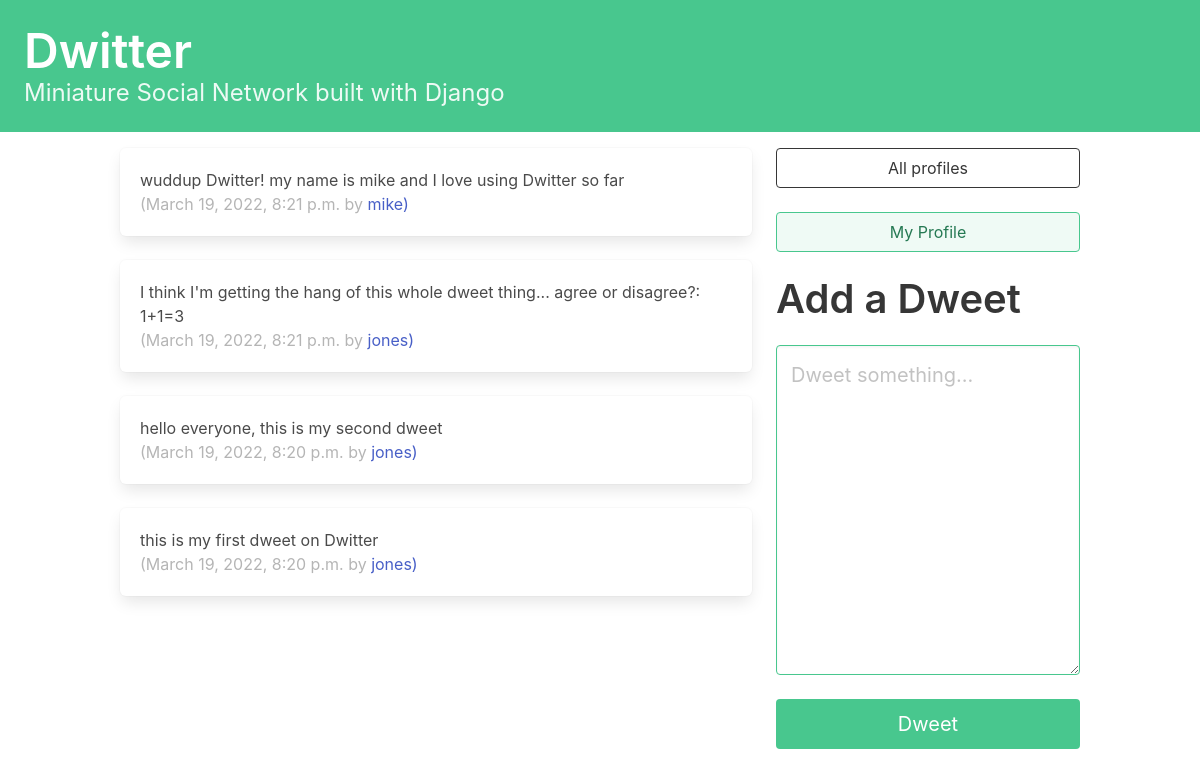
The app's page / (signed in), older data.
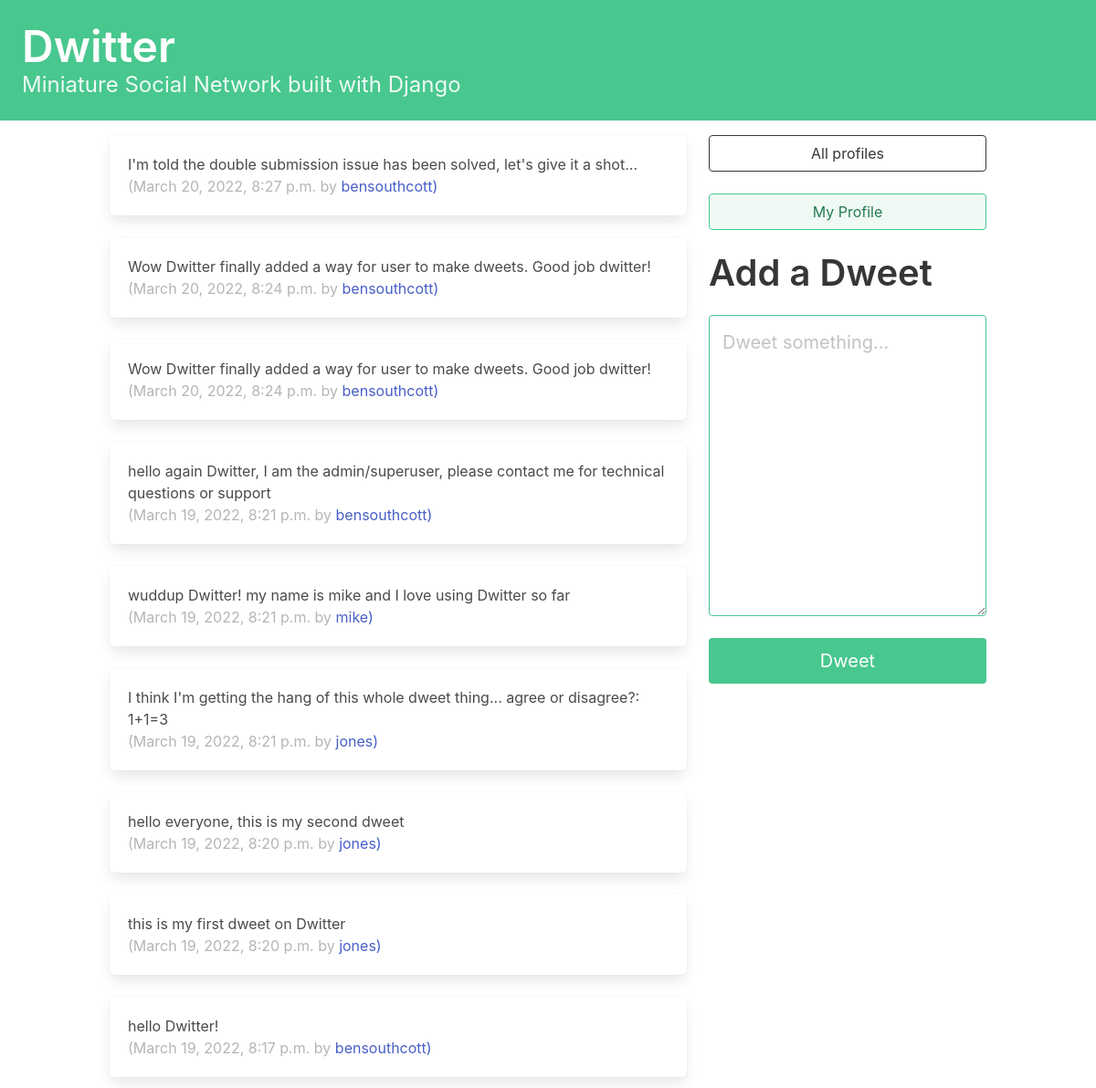
The same page, newer data.
### dwitter/models.py (models this page shows, shortened)
class Dweet(models.Model):
    user = models.ForeignKey(
        User, related_name="dweets", on_delete=models.DO_NOTHING
    )
    body = models.CharField(max_length=140)
    created_at = models.DateTimeField(auto_now_add=True)

### dwitter/views.py (the view)
# urls.py: path("", dashboard, name="dashboard"),
def dashboard(request):
    form = DweetForm(request.POST or None)
    if request.method == "POST":
        if form.is_valid():
            dweet = form.save(commit=False)
            dweet.user = request.user
            dweet.save()
            return redirect("dwitter:dashboard")
    followed_dweets = Dweet.objects.filter(
        user__profile__in=request.user.profile.follows.all()
    ).order_by("-created_at")
    return render(
        request,
        "dwitter/dashboard.html",
        {"form": form, "dweets": followed_dweets},
    )

### dwitter/forms.py
class DweetForm(forms.ModelForm):
    body = forms.CharField(required=True,
                           widget=forms.widgets.Textarea(
                               attrs={
                               "placeholder": "Dweet something...",
                               "class": "textarea is-success is-medium",
                               }
                           ),
                           label="",
                           )
    class Meta:
        model = Dweet
        exclude = ("user",)

### dwitter/templates/dwitter/dashboard.html (shortened to what this page needs)
{% extends "base.html" %}
{% block content %}
<div class="column">
    {% for dweet in dweets %}
        <div class="box">
            {{ dweet.body }}
            <br>
            <span class="is-small has-text-grey-light">
                ({{ dweet.created_at }} by <a href="{% url 'dwitter:profile' dweet.user.id %}">{{dweet.user.username}})</a>
            </span>
        </div>
    {% endfor %}
</div>
<div class="column is-one-third">
    <div class="block">
        <a href="{% url 'dwitter:profile_list' %}">
            <button class="button is-dark is-outlined is-fullwidth" > All profiles </button>
        </a>
    </div>
    <div class="block">
        <a href="{% url 'dwitter:profile' user.id %}">
            <button class="button is-success is-light is-outlined is-fullwidth" > My Profile </button>
        </a>
    </div>
    <div class="block">
        <div class="block">
            <h2 class="title is-2">Add a Dweet</h2>
        </div>
        <form method="post">
            {{ form.as_p }}
            <button class="button is-success is-fullwidth is-medium mt-5"
                    type="submit">Dweet
            </button>
        </form>
    </div>
</div>
{% endblock content %}

Row changes from the older to the newer data that the page shows:
added Dweet: body "I'm told the double submission issue has been solved, let's give it a shot...", created_at "March 20, 2022, 8:27 p.m.", user.username "bensouthcott"
added Dweet: body "Wow Dwitter finally added a way for user to make dweets. Good job dwitter!", created_at "March 20, 2022, 8:24 p.m.", user.username "bensouthcott"
added Dweet: body "Wow Dwitter finally added a way for user to make dweets. Good job dwitter!", created_at "March 20, 2022, 8:24 p.m.", user.username "bensouthcott"
now on this page (row unchanged): Dweet: body "hello again Dwitter, I am the admin/superuser, please contact me for technical questions or support", created_at "March 19, 2022, 8:21 p.m.", user.username "bensouthcott"
now on this page (row unchanged): Dweet: body "hello Dwitter!", created_at "March 19, 2022, 8:17 p.m.", user.username "bensouthcott"
